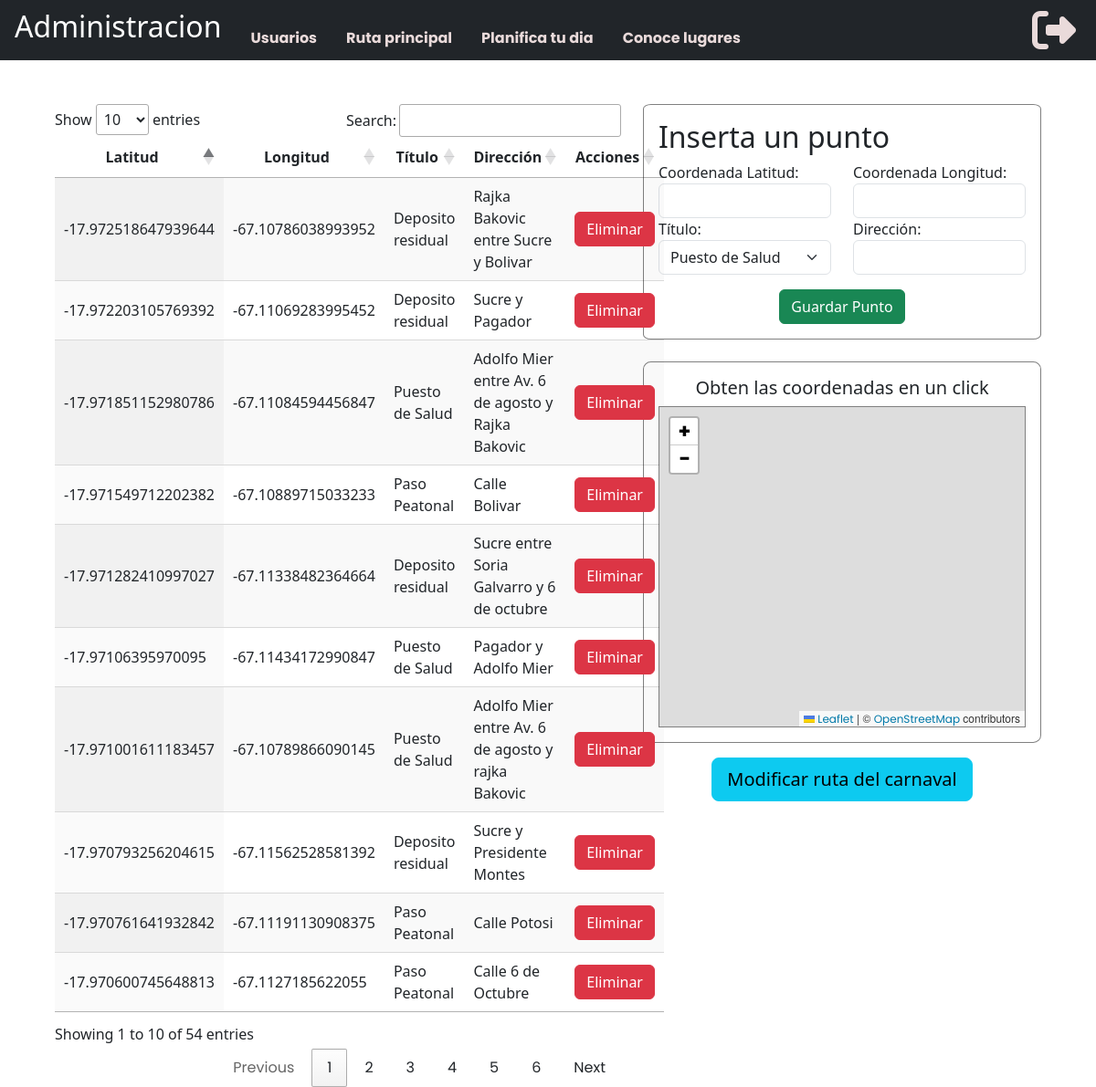
The page /inicio_admin/ (signed in) on the database its author committed.
### myapp/models.py (models this page shows, shortened)
class punto_carnaval(models.Model):
    coord_lat = models.FloatField()
    coord_lng = models.FloatField()
    titulo = models.CharField(max_length=255)
    direccion = models.CharField(max_length=255)
    imagen_ruta = models.CharField(max_length=255)

### myapp/views.py (the view)
# urls.py: path("inicio_admin/", views.inicio_admin, name="inicio_admin"),
@login_required
def inicio_admin(request):
    if request.method == "POST":
        coord_lat = request.POST.get("coord_lat")
        coord_lng = request.POST.get("coord_lng")
        titulo = request.POST.get("titulo")
        direccion = request.POST.get("direccion")
        if request.POST.get("titulo") == "Puesto de Salud":
            imagen = "static/img/mapa/salud/salud7.png"
        if request.POST.get("titulo") == "Paso Peatonal":
            imagen = "static/img/mapa/paso1.jpg"
        if request.POST.get("titulo") == "Deposito residual":
            imagen = "static/img/mapa/deposito1.jpg"
        if request.POST.get("titulo") == "Puesto Policial":
            imagen = "static/img/mapa/policia/policia1.jpg"
        punto = punto_carnaval.objects.create(
            coord_lat=coord_lat,
            coord_lng=coord_lng,
            titulo=titulo,
            direccion=direccion,
            imagen_ruta=imagen,
        )
        puntos = punto_carnaval.objects.all()
        return render(request, "inicio_admin.html", {"puntos": puntos})
    else:
        puntos = punto_carnaval.objects.all()
        return render(request, "inicio_admin.html", {"puntos": puntos})

### myapp/templates/inicio_admin.html (shortened to what this page needs)
{% extends 'administrador.html' %} {% block content %}
{% load static %}
<div>
    <div class="m-5 row">
        <div class="col-7">
            <table id="inicioTable" class="display">
                <thead>
                    <tr>
                        <th class="text-center">Latitud</th>
                        <th class="text-center">Longitud</th>
                        <th class="text-center">Título</th>
                        <th class="text-center">Dirección</th>
                        <th class="text-center">Acciones</th>
                    </tr>
                </thead>
                <tbody>
                    {% for punto in puntos %}
                    <tr>
                        <td>{{ punto.coord_lat }}</td>
                        <td>{{ punto.coord_lng }}</td>
                        <td>{{ punto.titulo }}</td>
                        <td>{{ punto.direccion }}</td>
                        <td class="text-center">
                            <button class="borrar-inicio btn btn-danger" data-id="{{ punto.id }}">Eliminar</button>
                        </td>
                    </tr>
                    {% endfor %}
                </tbody>
            </table>
        </div>
        <div class="col-5">
            <div class="container p-3" style="border: solid gray 1px; border-radius: 2%;">
                <h2>Inserta un punto</h2>
                <form method="post">
                    <div class="row">
                        <div class="col-6">
                            <label for="id_coord_lat">Coordenada Latitud:</label>
                            <input type="text" class="form-control" id="id_coord_lat_ini" name="coord_lat" required>
                        </div>
                        <div class="col-6">
                            <label for="id_coord_lng">Coordenada Longitud:</label>
                            <input type="text" class="form-control" id="id_coord_lng_ini" name="coord_lng" required>
                        </div>
                    </div>
                    <div class="row">
                        <div class="col-6">
                            <label for="id_titulo">Título:</label>
                            <select class="form-select" aria-label="Seleccionar opción" id="id_titulo_ini" name="titulo"
                                required>
                                <option selected value="Puesto de Salud">Puesto de Salud</option>
                            </select>
                        </div>
                        <div class="col-6">
                            <label for="id_direccion">Dirección:</label>
                            <input type="text" class="form-control" id="id_direccion" name="direccion" required>
                        </div>
                    </div>
                    <div class="mt-3 text-center">
                        <button class="btn btn-success" type="submit">Guardar Punto</button>
                    </div>
                </form>
            </div>
            <div class="container mt-4 p-3 text-center" style="border: solid gray 1px; border-radius: 2%;">
                <h5>Obten las coordenadas en un click</h5>
                <div id="content" style="border: solid 1px gray;">
                    <div style="height: 350px; cursor: context-menu;" id="map_admin1"></div>
                </div>
            </div>
            <div class="m-3 mx-auto text-center">
                <button class="btn btn-info btn-lg" id="mod_ruta" data-bs-toggle="modal"
                    data-bs-target="#myModal">Modificar ruta del carnaval</button>
            </div>
        </div>
    </div>
</div>
{% endblock %}

### myapp/templates/administrador.html (shortened to what this page needs)
{% load static %}
<!DOCTYPE html>
<html lang="en">
<head>
    <link rel="stylesheet" href="{% static '/css/styles.css' %}">
    <link rel="stylesheet" href="{% static '/css/styles2.css' %}">
    <link rel="stylesheet" href="{% static '/css/styles3.css' %}">
    <link rel="stylesheet" href="https://cdn.jsdelivr.net/npm/bootstrap@5.3.2/dist/css/bootstrap.min.css">
    <link rel="stylesheet" href="https://cdnjs.cloudflare.com/ajax/libs/font-awesome/4.7.0/css/font-awesome.min.css">
    <link rel="stylesheet" href="https://cdnjs.cloudflare.com/ajax/libs/font-awesome/5.15.4/css/all.min.css">
    <link rel="stylesheet" href="https://unpkg.com/leaflet@1.9.4/dist/leaflet.css"
 />
    <link rel="stylesheet" href="https://cdnjs.cloudflare.com/ajax/libs/leaflet-minimap/3.6.0/Control.MiniMap.min.css">
    <link rel="stylesheet" href="https://unpkg.com/leaflet-routing-machine@3.2.12/dist/leaflet-routing-machine.css" />
    <link rel="stylesheet" href="https://cdn.datatables.net/2.0.8/css/dataTables.dataTables.min.css">
    <link rel="stylesheet" type="text/css" href="https://cdn.datatables.net/1.11.5/css/jquery.dataTables.css">
</head>
<body>
    <header>
        <nav class="navbar navbar-expand-lg bg-dark" style="justify-content:space-around;">
            <div class="container-fluid mx-1">
                <h2 class="text-white">Administracion</h2>
                <div class="collapse navbar-collapse" id="navbarSupportedContent">
                    <ul class="navbar-nav mx-3">
                        <li class=" nav-item mx-3 mt-3 text-white">
                            <a class="fontbolnav" href="/usuarios_admin"><b>Usuarios</b></a>
                        </li>
                        <li class=" nav-item mx-3 mt-3 text-white">
                            <a class="fontbolnav" href="/inicio_admin"><b>Ruta principal</b></a>
                        </li>
                        <li class=" nav-item mx-3 mt-3 text-white">
                            <a class="fontbolnav" href="/planifica_admin/"><b>Planifica tu dia</b></a>
                        </li>
                        <li class=" nav-item mx-3 mt-3 text-white">
                            <a class="fontbolnav" href="/conoce_admin/"><b>Conoce lugares</b></a>
                        </li>
                    </ul>
                    <ul class="navbar-nav ms-auto">
                        {% if user.is_authenticated %}
                        <form action="{% url 'logout' %}" method="post">
                            <button type="submit" style="border: 0px; background-color: rgba(255, 245, 238, 0);">
                                <i class="fontbolnav fa fa-sign-out fa-3x" aria-hidden="true"></i>
                            </button>
                        </form>
                        {% endif %}
                    </ul>
                </div>
            </div>
        </nav>
    </header>
    {% block content %} {% endblock %}
</body>
</html>

### myapp/static/css/styles.css (style rules this page uses)
html, body { height: 100%; margin: 0; padding: 0; }
body { background-size: cover; background-position: center; }
.fontbolnav { text-decoration: none; font-family: system-ui; color: rgb(233, 218, 218); }
body { font-family: "Poppins", sans-serif; background: #fafafa; }
a, a:hover, a:focus { font-family: "Poppins", sans-serif !important; color: inherit; text-decoration: none; transition: all 0.3s; }
#content { width: 100%; transition: all 0.3s; }

### myapp/static/css/styles2.css (style rules this page uses)
nav { background-image: url('images/tarjetas.png'); }
h2 { font-size: 15px; }

### myapp/static/css/styles3.css (style rules this page uses)
option { background-color: #1c0015; font: condensed 70% sans-serif; color: white; }

### rows shown on the page
punto_carnaval: coord_lat "-17.971001611183457", coord_lng "-67.10789866090145", titulo "Puesto de Salud", direccion "Adolfo Mier entre Av. 6 de agosto y rajka Bakovic"
punto_carnaval: coord_lat "-17.971851152980786", coord_lng "-67.11084594456847", titulo "Puesto de Salud", direccion "Adolfo Mier entre Av. 6 de agosto y Rajka Bakovic"
punto_carnaval: coord_lat "-17.97106395970095", coord_lng "-67.11434172990847", titulo "Puesto de Salud", direccion "Pagador y Adolfo Mier"
punto_carnaval: coord_lat "-17.972518647939644", coord_lng "-67.10786038993952", titulo "Deposito residual", direccion "Rajka Bakovic entre Sucre y Bolivar"
punto_carnaval: coord_lat "-17.972203105769392", coord_lng "-67.11069283995452", titulo "Deposito residual", direccion "Sucre y Pagador"
punto_carnaval: coord_lat "-17.971282410997027", coord_lng "-67.11338482364664", titulo "Deposito residual", direccion "Sucre entre Soria Galvarro y 6 de octubre"
punto_carnaval: coord_lat "-17.970793256204615", coord_lng "-67.11562528581392", titulo "Deposito residual", direccion "Sucre y Presidente Montes"
punto_carnaval: coord_lat "-17.971549712202382", coord_lng "-67.10889715033233", titulo "Paso Peatonal", direccion "Calle Bolivar"
punto_carnaval: coord_lat "-17.970761641932842", coord_lng "-67.11191130908375", titulo "Paso Peatonal", direccion "Calle Potosi"
punto_carnaval: coord_lat "-17.970600745648813", coord_lng "-67.1127185622055", titulo "Paso Peatonal", direccion "Calle 6 de Octubre"
